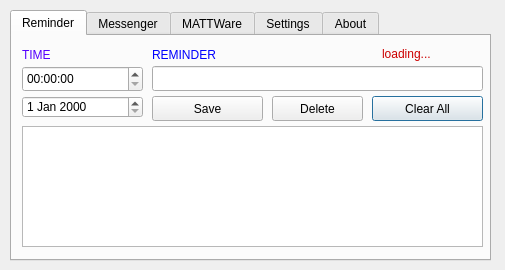
<?xml version="1.0" encoding="UTF-8"?>
<ui version="4.0">
 <class>Dialog</class>
 <widget class="QDialog" name="Dialog">
  <property name="geometry">
   <rect>
    <x>0</x>
    <y>0</y>
    <width>505</width>
    <height>270</height>
   </rect>
  </property>
  <property name="windowTitle">
   <string>MATTBot 2021 ver 2.0</string>
  </property>
  <property name="windowIcon">
   <iconset resource="design.qrc">
    <normaloff>:/logo/MattBot.png</normaloff>:/logo/MattBot.png</iconset>
  </property>
  <widget class="QTabWidget" name="tabWidget">
   <property name="geometry">
    <rect>
     <x>10</x>
     <y>10</y>
     <width>481</width>
     <height>251</height>
    </rect>
   </property>
   <property name="styleSheet">
    <string notr="true"/>
   </property>
   <property name="currentIndex">
    <number>0</number>
   </property>
   <widget class="QWidget" name="tab">
    <attribute name="title">
     <string>Reminder</string>
    </attribute>
    <widget class="QLabel" name="label">
     <property name="geometry">
      <rect>
       <x>10</x>
       <y>10</y>
       <width>67</width>
       <height>17</height>
      </rect>
     </property>
     <property name="styleSheet">
      <string notr="true">color: rgb(85, 0, 255);</string>
     </property>
     <property name="text">
      <string>TIME</string>
     </property>
    </widget>
    <widget class="QLabel" name="label_2">
     <property name="geometry">
      <rect>
       <x>140</x>
       <y>10</y>
       <width>151</width>
       <height>17</height>
      </rect>
     </property>
     <property name="styleSheet">
      <string notr="true">color: rgb(0, 0, 255);</string>
     </property>
     <property name="text">
      <string>REMINDER</string>
     </property>
    </widget>
    <widget class="QLineEdit" name="lineEdit_2">
     <property name="geometry">
      <rect>
       <x>140</x>
       <y>30</y>
       <width>331</width>
       <height>25</height>
      </rect>
     </property>
     <property name="styleSheet">
      <string notr="true">color: rgb(164, 0, 0);</string>
     </property>
    </widget>
    <widget class="QListView" name="listView">
     <property name="geometry">
      <rect>
       <x>10</x>
       <y>90</y>
       <width>461</width>
       <height>121</height>
      </rect>
     </property>
     <property name="styleSheet">
      <string notr="true">color: rgb(164, 0, 0);</string>
     </property>
    </widget>
    <widget class="QPushButton" name="pushButton_2">
     <property name="geometry">
      <rect>
       <x>360</x>
       <y>60</y>
       <width>111</width>
       <height>25</height>
      </rect>
     </property>
     <property name="text">
      <string>Clear All</string>
     </property>
    </widget>
    <widget class="QTimeEdit" name="timeEdit">
     <property name="geometry">
      <rect>
       <x>10</x>
       <y>30</y>
       <width>121</width>
       <height>26</height>
      </rect>
     </property>
     <property name="displayFormat">
      <string>hh:mm:ss</string>
     </property>
    </widget>
    <widget class="QLabel" name="label_12">
     <property name="geometry">
      <rect>
       <x>370</x>
       <y>10</y>
       <width>91</width>
       <height>16</height>
      </rect>
     </property>
     <property name="styleSheet">
      <string notr="true">color: rgb(204, 0, 0);
font: 75 8pt &quot;MS Shell Dlg 2&quot;;</string>
     </property>
     <property name="text">
      <string>loading...</string>
     </property>
    </widget>
    <widget class="QDateEdit" name="dateEdit">
     <property name="geometry">
      <rect>
       <x>10</x>
       <y>60</y>
       <width>121</width>
       <height>22</height>
      </rect>
     </property>
    </widget>
    <widget class="QPushButton" name="pushButton">
     <property name="geometry">
      <rect>
       <x>140</x>
       <y>60</y>
       <width>111</width>
       <height>25</height>
      </rect>
     </property>
     <property name="styleSheet">
      <string notr="true"/>
     </property>
     <property name="text">
      <string>Save</string>
     </property>
    </widget>
    <widget class="QPushButton" name="pushButton_3">
     <property name="geometry">
      <rect>
       <x>260</x>
       <y>60</y>
       <width>91</width>
       <height>25</height>
      </rect>
     </property>
     <property name="text">
      <string>Delete</string>
     </property>
    </widget>
   </widget>
   <widget class="QWidget" name="tab_2">
    <attribute name="title">
     <string>Messenger</string>
    </attribute>
    <widget class="QLineEdit" name="lineEdit_5">
     <property name="geometry">
      <rect>
       <x>110</x>
       <y>20</y>
       <width>241</width>
       <height>25</height>
      </rect>
     </property>
     <property name="styleSheet">
      <string notr="true">color: rgb(52, 101, 164);</string>
     </property>
    </widget>
    <widget class="QLabel" name="label_5">
     <property name="geometry">
      <rect>
       <x>10</x>
       <y>20</y>
       <width>91</width>
       <height>20</height>
      </rect>
     </property>
     <property name="text">
      <string>Message</string>
     </property>
    </widget>
    <widget class="QTextEdit" name="textEdit">
     <property name="geometry">
      <rect>
       <x>10</x>
       <y>60</y>
       <width>341</width>
       <height>131</height>
      </rect>
     </property>
     <property name="styleSheet">
      <string notr="true">color: rgb(204, 0, 0);</string>
     </property>
     <property name="html">
      <string>&lt;!DOCTYPE HTML PUBLIC &quot;-//W3C//DTD HTML 4.0//EN&quot; &quot;http://www.w3.org/TR/REC-html40/strict.dtd&quot;&gt;
&lt;html&gt;&lt;head&gt;&lt;meta name=&quot;qrichtext&quot; content=&quot;1&quot; /&gt;&lt;style type=&quot;text/css&quot;&gt;
p, li { white-space: pre-wrap; }
&lt;/style&gt;&lt;/head&gt;&lt;body style=&quot; font-family:'MS Shell Dlg 2'; font-size:7.8pt; font-weight:400; font-style:normal;&quot;&gt;
&lt;p style=&quot;-qt-paragraph-type:empty; margin-top:0px; margin-bottom:0px; margin-left:0px; margin-right:0px; -qt-block-indent:0; text-indent:0px; font-family:'Ubuntu'; font-size:11pt;&quot;&gt;&lt;br /&gt;&lt;/p&gt;&lt;/body&gt;&lt;/html&gt;</string>
     </property>
    </widget>
    <widget class="QPushButton" name="pushButton_5">
     <property name="geometry">
      <rect>
       <x>360</x>
       <y>90</y>
       <width>111</width>
       <height>25</height>
      </rect>
     </property>
     <property name="text">
      <string>Refresh</string>
     </property>
    </widget>
    <widget class="QPushButton" name="pushButton_6">
     <property name="geometry">
      <rect>
       <x>360</x>
       <y>60</y>
       <width>111</width>
       <height>25</height>
      </rect>
     </property>
     <property name="text">
      <string>Send</string>
     </property>
    </widget>
    <widget class="QComboBox" name="comboBox">
     <property name="geometry">
      <rect>
       <x>360</x>
       <y>20</y>
       <width>111</width>
       <height>25</height>
      </rect>
     </property>
     <property name="styleSheet">
      <string notr="true">color: rgb(32, 74, 135);</string>
     </property>
     <item>
      <property name="text">
       <string>BOT</string>
      </property>
     </item>
     <item>
      <property name="text">
       <string>LAN</string>
      </property>
     </item>
     <item>
      <property name="text">
       <string>UNITY</string>
      </property>
     </item>
    </widget>
   </widget>
   <widget class="QWidget" name="tab_5">
    <attribute name="title">
     <string>MATTWare</string>
    </attribute>
    <widget class="QLabel" name="label_8">
     <property name="geometry">
      <rect>
       <x>220</x>
       <y>10</y>
       <width>67</width>
       <height>17</height>
      </rect>
     </property>
     <property name="styleSheet">
      <string notr="true">color: rgb(164, 0, 0);</string>
     </property>
     <property name="text">
      <string>Speed</string>
     </property>
    </widget>
    <widget class="QLabel" name="label_9">
     <property name="geometry">
      <rect>
       <x>20</x>
       <y>10</y>
       <width>67</width>
       <height>17</height>
      </rect>
     </property>
     <property name="styleSheet">
      <string notr="true">color: rgb(32, 74, 135);</string>
     </property>
     <property name="text">
      <string>Light</string>
     </property>
    </widget>
    <widget class="QDial" name="dial_2">
     <property name="geometry">
      <rect>
       <x>20</x>
       <y>40</y>
       <width>171</width>
       <height>121</height>
      </rect>
     </property>
    </widget>
    <widget class="QLabel" name="label_10">
     <property name="geometry">
      <rect>
       <x>110</x>
       <y>10</y>
       <width>67</width>
       <height>17</height>
      </rect>
     </property>
     <property name="text">
      <string>0</string>
     </property>
    </widget>
    <widget class="QLabel" name="label_11">
     <property name="geometry">
      <rect>
       <x>300</x>
       <y>10</y>
       <width>67</width>
       <height>17</height>
      </rect>
     </property>
     <property name="text">
      <string>0</string>
     </property>
    </widget>
    <widget class="QPushButton" name="pushButton_7">
     <property name="geometry">
      <rect>
       <x>380</x>
       <y>10</y>
       <width>89</width>
       <height>25</height>
      </rect>
     </property>
     <property name="text">
      <string>f(x)</string>
     </property>
    </widget>
    <widget class="QLineEdit" name="lineEdit">
     <property name="geometry">
      <rect>
       <x>160</x>
       <y>180</y>
       <width>161</width>
       <height>25</height>
      </rect>
     </property>
     <property name="styleSheet">
      <string notr="true">color: rgb(85, 0, 255);</string>
     </property>
     <property name="text">
      <string>MATTWare Address Here</string>
     </property>
    </widget>
    <widget class="QDial" name="dial_3">
     <property name="geometry">
      <rect>
       <x>200</x>
       <y>40</y>
       <width>171</width>
       <height>121</height>
      </rect>
     </property>
    </widget>
    <widget class="QLabel" name="label_13">
     <property name="geometry">
      <rect>
       <x>10</x>
       <y>180</y>
       <width>131</width>
       <height>17</height>
      </rect>
     </property>
     <property name="styleSheet">
      <string notr="true">color: rgb(255, 0, 0);</string>
     </property>
     <property name="text">
      <string>*Protocol Address:</string>
     </property>
    </widget>
    <widget class="QComboBox" name="comboBox_2">
     <property name="geometry">
      <rect>
       <x>380</x>
       <y>180</y>
       <width>86</width>
       <height>25</height>
      </rect>
     </property>
     <item>
      <property name="text">
       <string>IP</string>
      </property>
     </item>
     <item>
      <property name="text">
       <string>Serial</string>
      </property>
     </item>
    </widget>
    <widget class="QPushButton" name="pushButton_8">
     <property name="geometry">
      <rect>
       <x>380</x>
       <y>40</y>
       <width>89</width>
       <height>25</height>
      </rect>
     </property>
     <property name="text">
      <string>FAN ON</string>
     </property>
    </widget>
    <widget class="QPushButton" name="pushButton_9">
     <property name="geometry">
      <rect>
       <x>380</x>
       <y>70</y>
       <width>89</width>
       <height>25</height>
      </rect>
     </property>
     <property name="text">
      <string>FAN OFF</string>
     </property>
    </widget>
    <widget class="QPushButton" name="pushButton_10">
     <property name="geometry">
      <rect>
       <x>380</x>
       <y>100</y>
       <width>89</width>
       <height>25</height>
      </rect>
     </property>
     <property name="text">
      <string>LIGHTS ON</string>
     </property>
    </widget>
    <widget class="QPushButton" name="pushButton_11">
     <property name="geometry">
      <rect>
       <x>380</x>
       <y>130</y>
       <width>89</width>
       <height>25</height>
      </rect>
     </property>
     <property name="text">
      <string>LIGHTS OFF</string>
     </property>
    </widget>
   </widget>
   <widget class="QWidget" name="tab_4">
    <attribute name="title">
     <string>Settings</string>
    </attribute>
    <widget class="QLabel" name="label_3">
     <property name="geometry">
      <rect>
       <x>20</x>
       <y>10</y>
       <width>67</width>
       <height>17</height>
      </rect>
     </property>
     <property name="text">
      <string>*Name</string>
     </property>
    </widget>
    <widget class="QLineEdit" name="lineEdit_3">
     <property name="geometry">
      <rect>
       <x>90</x>
       <y>10</y>
       <width>351</width>
       <height>25</height>
      </rect>
     </property>
    </widget>
    <widget class="QLineEdit" name="lineEdit_4">
     <property name="geometry">
      <rect>
       <x>90</x>
       <y>50</y>
       <width>351</width>
       <height>25</height>
      </rect>
     </property>
     <property name="text">
      <string/>
     </property>
    </widget>
    <widget class="QLabel" name="label_4">
     <property name="geometry">
      <rect>
       <x>20</x>
       <y>50</y>
       <width>67</width>
       <height>17</height>
      </rect>
     </property>
     <property name="text">
      <string>*Email</string>
     </property>
    </widget>
    <widget class="QPushButton" name="pushButton_4">
     <property name="geometry">
      <rect>
       <x>90</x>
       <y>160</y>
       <width>351</width>
       <height>25</height>
      </rect>
     </property>
     <property name="text">
      <string>Save</string>
     </property>
    </widget>
    <widget class="QCheckBox" name="checkBox">
     <property name="geometry">
      <rect>
       <x>90</x>
       <y>80</y>
       <width>341</width>
       <height>23</height>
      </rect>
     </property>
     <property name="styleSheet">
      <string notr="true">color: rgb(32, 74, 135);</string>
     </property>
     <property name="text">
      <string>Enable Vocal Content Alert</string>
     </property>
    </widget>
    <widget class="QComboBox" name="comboBox_3">
     <property name="geometry">
      <rect>
       <x>90</x>
       <y>120</y>
       <width>351</width>
       <height>25</height>
      </rect>
     </property>
     <item>
      <property name="text">
       <string>Select OS</string>
      </property>
     </item>
     <item>
      <property name="text">
       <string>Windows OS</string>
      </property>
     </item>
     <item>
      <property name="text">
       <string>Linux OS</string>
      </property>
     </item>
     <item>
      <property name="text">
       <string>MAC OS</string>
      </property>
     </item>
    </widget>
   </widget>
   <widget class="QWidget" name="tab_3">
    <attribute name="title">
     <string>About</string>
    </attribute>
    <widget class="QTextBrowser" name="textBrowser">
     <property name="geometry">
      <rect>
       <x>210</x>
       <y>10</y>
       <width>256</width>
       <height>192</height>
      </rect>
     </property>
     <property name="html">
      <string>&lt;!DOCTYPE HTML PUBLIC &quot;-//W3C//DTD HTML 4.0//EN&quot; &quot;http://www.w3.org/TR/REC-html40/strict.dtd&quot;&gt;
&lt;html&gt;&lt;head&gt;&lt;meta name=&quot;qrichtext&quot; content=&quot;1&quot; /&gt;&lt;style type=&quot;text/css&quot;&gt;
p, li { white-space: pre-wrap; }
&lt;/style&gt;&lt;/head&gt;&lt;body style=&quot; font-family:'MS Shell Dlg 2'; font-size:7.8pt; font-weight:400; font-style:normal;&quot;&gt;
&lt;p style=&quot; margin-top:0px; margin-bottom:0px; margin-left:0px; margin-right:0px; -qt-block-indent:0; text-indent:0px;&quot;&gt;Freeware Developed by:&lt;/p&gt;
&lt;p style=&quot; margin-top:0px; margin-bottom:0px; margin-left:0px; margin-right:0px; -qt-block-indent:0; text-indent:0px;&quot;&gt;&lt;span style=&quot; font-size:10pt; font-weight:600;&quot;&gt;HL Robotics &amp;amp;&lt;/span&gt;&lt;/p&gt;
&lt;p style=&quot; margin-top:0px; margin-bottom:0px; margin-left:0px; margin-right:0px; -qt-block-indent:0; text-indent:0px;&quot;&gt;&lt;span style=&quot; font-size:10pt; font-weight:600;&quot;&gt;Software Automation 2021&lt;/span&gt;&lt;/p&gt;
&lt;p style=&quot; margin-top:0px; margin-bottom:0px; margin-left:0px; margin-right:0px; -qt-block-indent:0; text-indent:0px;&quot;&gt;&lt;span style=&quot; font-size:10pt;&quot;&gt;www.hlengine.tech&lt;/span&gt;&lt;/p&gt;
&lt;p style=&quot; margin-top:0px; margin-bottom:0px; margin-left:0px; margin-right:0px; -qt-block-indent:0; text-indent:0px;&quot;&gt;&lt;span style=&quot; font-size:10pt;&quot;&gt;akhil.pj007@gmail.com&lt;/span&gt;&lt;/p&gt;
&lt;p style=&quot; margin-top:0px; margin-bottom:0px; margin-left:0px; margin-right:0px; -qt-block-indent:0; text-indent:0px;&quot;&gt;&lt;span style=&quot; font-size:10pt; font-weight:600;&quot;&gt;Address:&lt;/span&gt;&lt;/p&gt;
&lt;p style=&quot; margin-top:0px; margin-bottom:0px; margin-left:0px; margin-right:0px; -qt-block-indent:0; text-indent:0px;&quot;&gt;&lt;span style=&quot; font-size:10pt;&quot;&gt;Puthupparampil House&lt;/span&gt;&lt;/p&gt;
&lt;p style=&quot; margin-top:0px; margin-bottom:0px; margin-left:0px; margin-right:0px; -qt-block-indent:0; text-indent:0px;&quot;&gt;&lt;span style=&quot; font-size:10pt;&quot;&gt;Manjadi P.O Thiruvalla 689105&lt;/span&gt;&lt;/p&gt;&lt;/body&gt;&lt;/html&gt;</string>
     </property>
    </widget>
    <widget class="QLabel" name="label_7">
     <property name="geometry">
      <rect>
       <x>10</x>
       <y>10</y>
       <width>191</width>
       <height>191</height>
      </rect>
     </property>
     <property name="styleSheet">
      <string notr="true">border-image: url(:/logo/MattBot.png);</string>
     </property>
     <property name="text">
      <string/>
     </property>
    </widget>
   </widget>
  </widget>
 </widget>
 <resources>
  <include location="design.qrc"/>
 </resources>
 <connections/>
</ui>
